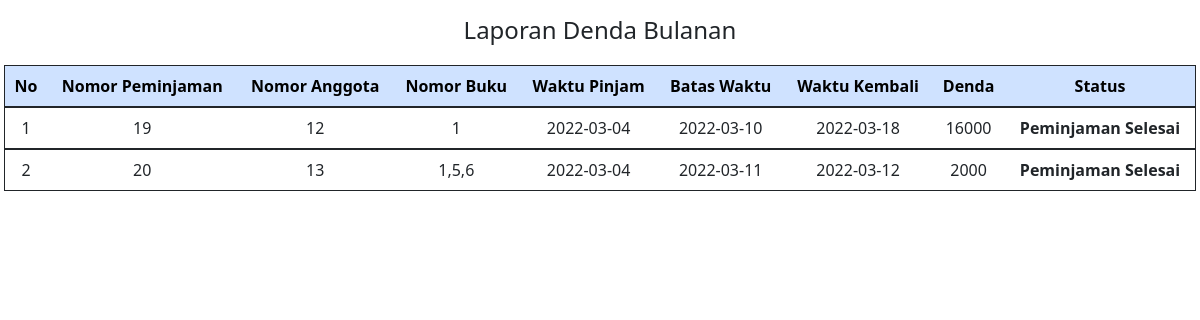
Screenshot of /report/dendabulanan.php (signed in) with the database file from the repository.
### tables this page shows
CREATE TABLE `tb_peminjaman` (
  `nomor_peminjaman` int(11) NOT NULL,
  `nomor_anggota` int(11) NOT NULL,
  `nomor_buku` varchar(11) NOT NULL,
  `waktu_pinjam` date NOT NULL,
  `batas_waktu` date NOT NULL,
  `waktu_kembali` date NOT NULL,
  `denda` int(20) NOT NULL,
  `status` varchar(50) NOT NULL
);

### config/controller.php (called while the page is built, shortened)
<?php
class database{
	var $host = "localhost";
	var $uname = "root";
	var $pass = "";
	var $db = "db_perpustakaan";
    var $koneksi = "";
  function __construct(){
		$this->koneksi = mysqli_connect($this->host, $this->uname, $this->pass,$this->db);
  }
  function report_denda(){
		$data = mysqli_query($this->koneksi,"SELECT * FROM tb_peminjaman WHERE denda > 0 AND waktu_kembali BETWEEN '2022-03-01' AND '2022-03-31'");
    $hasil = [];
		while($d = mysqli_fetch_array($data)){
			$hasil[] = $d;
		}
		return $hasil;
	}
}

### report/dendabulanan.php (the view, shortened to what this page needs)
<?php
 include '../config/controller.php';
$db = new database();
?>
<!doctype html>
<html lang="en">
<head>
    <link href="https://cdn.jsdelivr.net/npm/bootstrap@5.1.3/dist/css/bootstrap.min.css" rel="stylesheet"
>
</head>
<body>
    <h4 class="mt-3 text-center">Laporan Denda Bulanan</H2>
        <div class="table-responsive p-1">
            <table class="table table-hover mt-2 w-100 border border-dark ">
                <thead class="text-center table-primary align-middle">
                    <th>No</th>
                    <th>Nomor Peminjaman</th>
                    <th>Nomor Anggota</th>
                    <th>Nomor Buku</th>
                    <th>Waktu Pinjam</th>
                    <th>Batas Waktu</th>
                    <th>Waktu Kembali</th>
                    <th>Denda</th>
                    <th>Status</th>
                </thead>
                <?php
	                 $no = 1;
	                 foreach($db->report_denda() as $x){ ?>
                <tbody class="align-middle">
                    <td class="text-center"><?php echo $no++; ?></td>
                    <td class="text-center"><?php echo $x['nomor_peminjaman']; ?></td>
                    <td class="text-center"><?php echo $x['nomor_anggota']; ?></td>
                    <td class="text-center"><?php echo $x['nomor_buku']; ?></td>
                    <td class="text-center"><?php echo $x['waktu_pinjam']; ?></td>
                    <td class="text-center"><?php echo $x['batas_waktu']; ?></td>
                    <td class="text-center"><?php echo $x['waktu_kembali']; ?></td>
                    <td class="text-center"><?php echo $x['denda']; ?></td>
                    <td class="text-center fw-bold"><?php echo $x['status']; ?></td>
                    <?php
	            }
	            ?>
                </tbody>
            </table>
        </div>
</body>
</html>

### rows the page displays
tb_peminjaman: nomor_peminjaman "19", nomor_anggota "12", nomor_buku "1", waktu_pinjam "2022-03-04", batas_waktu "2022-03-10", waktu_kembali "2022-03-18", denda "16000", status "Peminjaman Selesai"
tb_peminjaman: nomor_peminjaman "20", nomor_anggota "13", nomor_buku "1,5,6", waktu_pinjam "2022-03-04", batas_waktu "2022-03-11", waktu_kembali "2022-03-12", denda "2000", status "Peminjaman Selesai"
